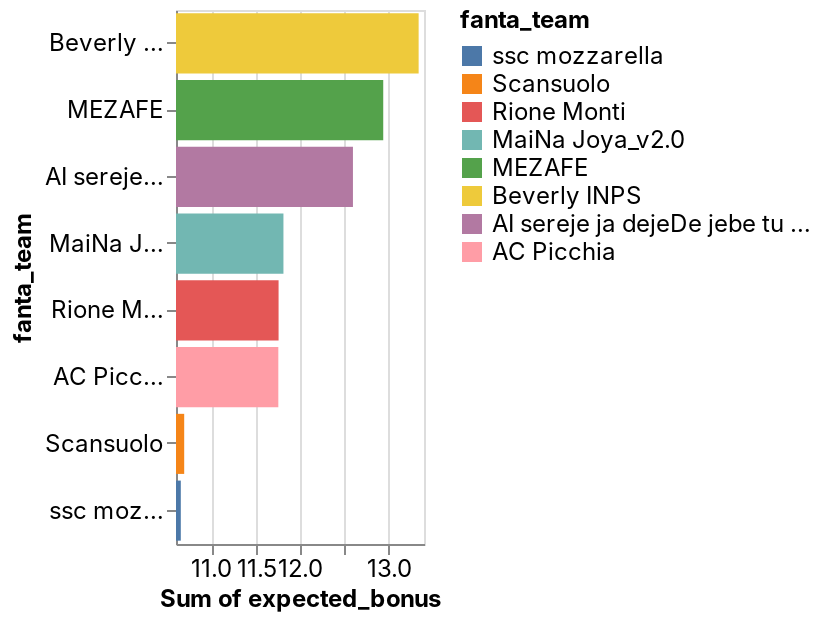

Notebook cell for this chart:
### Code cell
_deepnote_run_altair(predictions, """{"$schema":"https://vega.github.io/schema/vega-lite/v4.json","mark":{"type":"bar","tooltip":{"content":"data"}},"height":220,"autosize":{"type":"fit"},"data":{"name":"placeholder"},"encoding":{"x":{"field":"expected_bonus","type":"quantitative","sort":null,"scale":{"type":"linear","zero":false},"aggregate":"sum"},"y":{"field":"fanta_team","type":"nominal","sort":{"order":"descending","encoding":"x"},"scale":{"type":"linear","zero":true}},"color":{"field":"fanta_team","type":"nominal","sort":null,"scale":{"type":"linear","zero":false}}}}""")

### Figure 1 — Vega-Lite specification as saved in the notebook (floating-point values rounded to 4 significant figures; data arrays with more than 128 entries replaced by an {"elided": "..."} marker saying what was removed)
{"config": {"view": {"continuousWidth": 400, "continuousHeight": 300}, "area": {"fill": "#51C0E9"}, "axis": {"labelFont": "Inter, sans-serif", "labelFontSize": 12, "labelFontWeight": "normal", "labelLimit": 60, "labelOverlap": "greedy", "titleFont": "Inter, sans-serif", "titleFontSize": 12, "titleFontWeight": "bold"}, "background": "#ffffff", "legend": {"labelFont": "Inter, sans-serif", "labelFontSize": 12, "titleFont": "Inter, sans-serif", "titleFontSize": 12, "titleFontWeight": "bold"}, "line": {"stroke": "#51C0E9", "strokeWidth": 2}, "rect": {"fill": "#51C0E9"}, "title": {"anchor": "start", "color": "#000000", "font": "Inter, sans-serif", "fontSize": 22, "fontWeight": "normal"}}, "data": {"name": "data-99f189eeda5d56fd0c5d5716ddb2a394"}, "mark": {"type": "bar", "tooltip": {"content": "data"}}, "autosize": {"type": "fit"}, "encoding": {"color": {"type": "nominal", "field": "fanta_team", "scale": {"type": "linear", "zero": false}, "sort": null}, "x": {"type": "quantitative", "aggregate": "sum", "field": "expected_bonus", "scale": {"type": "linear", "zero": false}, "sort": null}, "y": {"type": "nominal", "field": "fanta_team", "scale": {"type": "linear", "zero": true}, "sort": {"encoding": "x", "order": "descending"}}}, "height": 300, "width": "container", "$schema": "https://vega.github.io/schema/vega-lite/v4.json", "datasets": {"data-99f189eeda5d56fd0c5d5716ddb2a394": {"elided": "166 records"}}}
